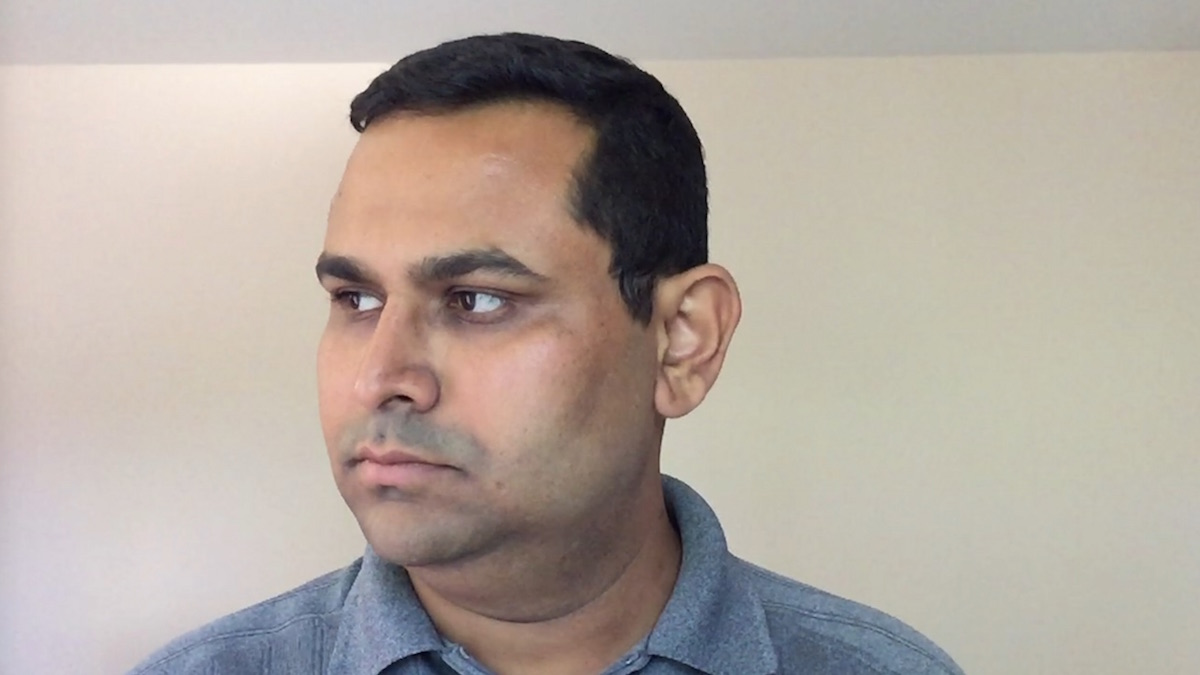
#> input picture camera/cis580/primer/pnp_primer/headPose.jpg, 1200 x 675 px
$ jupyter execute PnP_primer.ipynb
#> lines starting #> are read from the running program, lines starting #| are printed output that depends on the picture; long printed decimals are rounded
## An application of PnP: Head pose estimation

The primer has been adapted from https://learnopencv.com/head-pose-estimation-using-opencv-and-dlib/.

Check it out for more details.

Here we will try to find the pose of the head with respect to the camera using PnP. For this we need to select some features in image (keypoints,landmarks,etc) which are already given in this primer. After this we also need to know their 3d locations in a frame we call as world-cordinate frame. The origin of this frame can be chosen arbitarily, here its chosen on the tip of the nose as we need to find the way the head is rotated.

[cell 1]
### Note this cell might take a few seconds to run the first time

import cv2
import numpy as np
import os
import matplotlib.pyplot as plt

#download image
if not os.path.exists('./headPose.jpg'):

    !wget https://learnopencv.com/wp-content/uploads/2016/09/headPose.jpg

[cell 2]
# Read Image
im = cv2.imread("headPose.jpg")
#> im is the input picture: shape (675, 1200, 3); mean B, G, R 159.9, 168.4, 178.6
# cv2_imshow(im)
im = cv2.cvtColor(im, cv2.COLOR_BGR2RGB)
plt.imshow(im)

imsize = im.shape
#> imsize = (675, 1200, 3)

# hard-coded 2D image points. If you change the image, you need to change vector
image_points = np.array([
                            (359, 391),     # Nose tip
                            (399, 561),     # Chin
                            (337, 297),     # Left eye left corner
                            (513, 301),     # Right eye right corne
                            (345, 465),     # Left Mouth corner
                            (453, 469)      # Right mouth corner
                        ], dtype="double")

for p in image_points:
    cv2.circle(im, (int(p[0]), int(p[1])), 3, (255,0,0), -1)
#> im: shape (675, 1200, 3); mean R, G, B 178.7, 168.4, 159.9

These are the points selected for finding the solution to PnP. As you remember we need pixel coordinates and their corresponding world coordinates to solve the problem.

[cell 3]
plt.imshow(im)

Corresponding, hard-coded 3D model points which we have measured:

[cell 4]
model_points = np.array([
                            (0.0, 0.0, 0.0),             # Nose tip
                            (0.0, -330.0, -65.0),        # Chin
                            (-225.0, 170.0, -135.0),     # Left eye left corner
                            (225.0, 170.0, -135.0),      # Right eye right corne
                            (-150.0, -150.0, -125.0),    # Left Mouth corner
                            (150.0, -150.0, -125.0)      # Right mouth corner

                        ])

This is the camera intrinsic matrix:

[cell 5]
# Camera intrinsics matrix K

focal_length = imsize[1]
#> focal_length = 1200
center = (imsize[1]/2, imsize[0]/2)
#> center = (600, 337.5)
camera_matrix = np.array(
                         [[focal_length, 0, center[0]],
                         [0, focal_length, center[1]],
                         [0, 0, 1]], dtype = "double"
                         )

print("Camera Matrix :\n {0}".format(camera_matrix))
#| Camera Matrix :
#|  [[1.200e+03 0.000e+00 6.000e+02]
#|  [0.000e+00 1.200e+03 3.375e+02]
#|  [0.000e+00 0.000e+00 1.000e+00]]

Now we use the OpenCv's solvePnP function which would return the rotation and traslation of chosen origin (nose tip) in camera co-ordiante system.
Remember in the extrinsic equation we use the same R,t. Here the solvePnpP returns the rotation in form of axis-angle format. You can read more about this on https://en.wikipedia.org/wiki/Axis%E2%80%93angle_representation

[cell 6]
dist_coeffs = np.zeros((4,1)) # Assuming no lens distortion
(success, rotation_vector, translation_vector) = cv2.solvePnP(model_points, image_points, camera_matrix, dist_coeffs,flags=cv2.SOLVEPNP_ITERATIVE)
#> success = True; rotation_vector = [-0.058, 2.2, 0.0194]; translation_vector = [449.5, -94.74, -2344]

print("The estimated rotation vector of object in camera coordinate system:\n {0}".format(rotation_vector))
#| The estimated rotation vector of object in camera coordinate system:
#|  [[-0.058]
#|  [ 2.202]
#|  [ 0.01942]]
print("\nThe estimated translation vector of object in camera coordinate system:\n {0}".format(translation_vector))
#| The estimated translation vector of object in camera coordinate system:
#|  [[  449.520]
#|  [  -94.742]
#|  [-2343.969]]

Now using the above R, t we project a 3D point (0, 0, 1000.0) onto the image plane. If you see this point is 0 in x,y and has 1000 in z. We chose this point such that this is a vector in direction of z starting from tip of the nose (selected origin) so this can give an idea of where our head is pointing. We will use this to draw a line sticking out of the nose. Remember without estimating this R,t we could not do this before.

[cell 7]
im = cv2.imread("headPose.jpg")
im = cv2.cvtColor(im, cv2.COLOR_BGR2RGB)
(nose_end_point2D, _) = cv2.projectPoints(np.array([(0.0, 0.0, 1000.0)]), rotation_vector, translation_vector, camera_matrix, dist_coeffs)
#> nose_end_point2D = [[86.65, 361.8]]

p1 = ( int(image_points[0][0]), int(image_points[0][1]))
p2 = ( int(nose_end_point2D[0][0][0]), int(nose_end_point2D[0][0][1]))
#> p2 = (86, 361)

cv2.line(im, p1, p2, (255,0,0), 2)

# Display image
plt.imshow(im)

For more information you can also refer to https://docs.opencv.org/4.x/d5/d1f/calib3d_solvePnP.html

## Now solving it using P3P

Remember that P3P requires 3 points only and it returns multiple solutions. A way in which we can decide the proper solution is by exploting some known physical point. Like suppose you have 4 points then you find some set of solutions using any 3 points. Then using that set of solution you backproject the world point of 4th point in image plane and now as you already knew the pixel coordinate of the 4th point. You can take the one which minimises the reprojection error. Here we are just visually finding the appropriate solution.

[cell 8]
(solutions, rotation_vector,translation_vector) = cv2.solveP3P(model_points[0:3], image_points[0:3], camera_matrix,dist_coeffs,flags=cv2.SOLVEPNP_P3P)
#> solutions = 2; rotation_vector = ([-2.87, 0.0513, 1.07], [0.984, -0.262, 2.62]); translation_vector = ([-440.2, 97.72, 2191.8], [-468.2, 103.9, 2331.1])

for id in range(solutions):
  print("\nSolution {0} The estimated rotation Vector of object in camera co-ordinate system:\n {1}".format(id,rotation_vector[id]))
  print("\nSolution {0} The estimated translation vector of object in camera co-ordainte system:\n {1}".format(id,translation_vector[id]))
#> this loop made 2 passes
#> (printed output is left out)

[cell 9]
### You might need to scroll in this cell's output to see both images!
fig, ax = plt.subplots(2,1)
for id in range(solutions):
  print("Visualizing Solution {0}".format(id))
#| Visualizing Solution 0
  im = cv2.imread("headPose.jpg")
  im = cv2.cvtColor(im, cv2.COLOR_BGR2RGB)
  (nose_end_point2D, _) = cv2.projectPoints(np.array([(0.0, 0.0, 1000.0)]), rotation_vector[id], translation_vector[id], camera_matrix, dist_coeffs)
#> nose_end_point2D = [[-310.8, 489.2]]

  p1 = ( int(image_points[0][0]), int(image_points[0][1]))
  p2 = ( int(nose_end_point2D[0][0][0]), int(nose_end_point2D[0][0][1]))
#> p2 = (-310, 489)

  cv2.line(im, p1, p2, (255,0,0), 2)
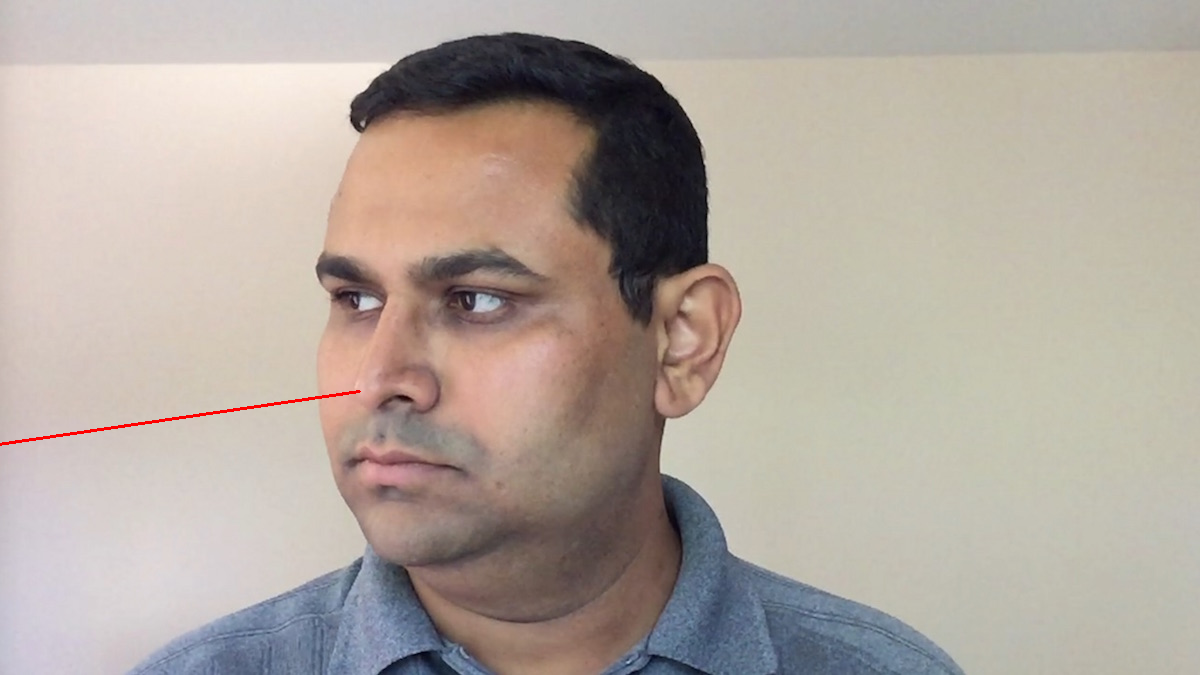
#> im: shape (675, 1200, 3); mean R, G, B 178.7, 168.2, 159.7

  # Display image

  ax[id].imshow(im)
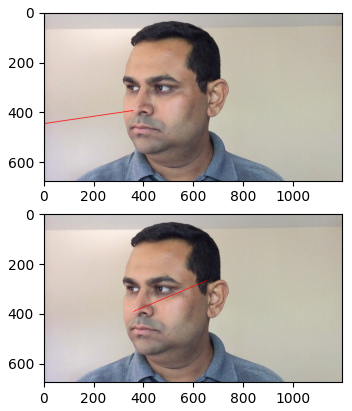
#> figure drawn by matplotlib, 2 panels
